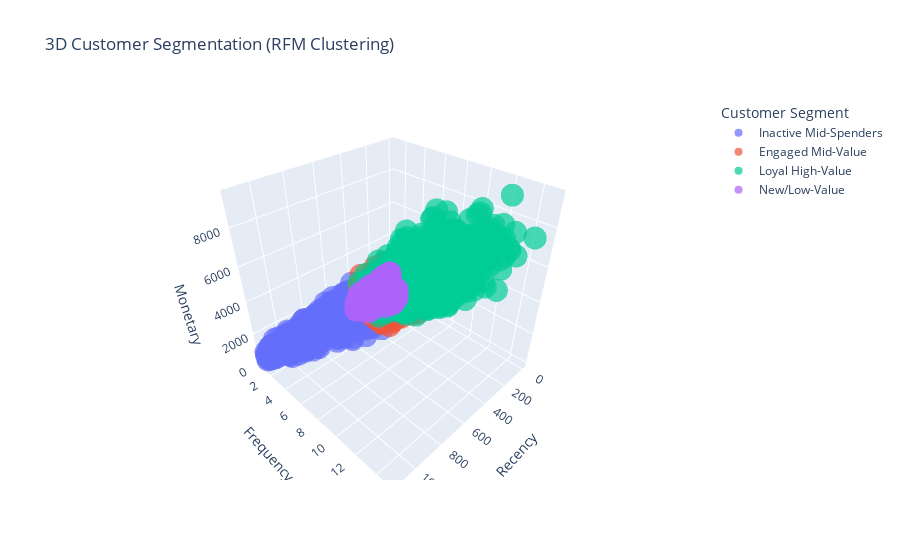

Notebook code for this chart:
### Code cell
import plotly.express as px

fig = px.scatter_3d(
    rfm,
    x='recency',
    y='frequency',
    z='monetary',
    color='kmeans_segment',
    title='3D Customer Segmentation (RFM Clustering)',
    labels={'recency': 'Recency', 'frequency': 'Frequency', 'monetary': 'Monetary Value'},
    opacity=0.7
)

fig.update_layout(
    scene=dict(
        xaxis_title='Recency',
        yaxis_title='Frequency',
        zaxis_title='Monetary'
    ),
    legend_title_text='Customer Segment'
)

fig.show()

### Figure 1 — Plotly figure (JSON) as saved in the notebook; plotly's stock layout.template omitted (floating-point values rounded to 4 significant figures; data arrays with more than 128 entries replaced by an {"elided": "..."} marker saying what was removed)
{"data": [{"hovertemplate": "kmeans_segment=Inactive Mid-Spenders<br>Recency=%{x}<br>Frequency=%{y}<br>Monetary Value=%{z}<extra></extra>", "legendgroup": "Inactive Mid-Spenders", "marker": {"color": "#636efa", "opacity": 0.7, "symbol": "circle"}, "mode": "markers", "name": "Inactive Mid-Spenders", "scene": "scene", "showlegend": true, "type": "scatter3d", "x": {"elided": "2373 int values"}, "y": {"elided": "2373 int values"}, "z": {"elided": "2373 float values"}}, {"hovertemplate": "kmeans_segment=Engaged Mid-Value<br>Recency=%{x}<br>Frequency=%{y}<br>Monetary Value=%{z}<extra></extra>", "legendgroup": "Engaged Mid-Value", "marker": {"color": "#EF553B", "opacity": 0.7, "symbol": "circle"}, "mode": "markers", "name": "Engaged Mid-Value", "scene": "scene", "showlegend": true, "type": "scatter3d", "x": {"elided": "6071 int values"}, "y": {"elided": "6071 int values"}, "z": {"elided": "6071 float values"}}, {"hovertemplate": "kmeans_segment=Loyal High-Value<br>Recency=%{x}<br>Frequency=%{y}<br>Monetary Value=%{z}<extra></extra>", "legendgroup": "Loyal High-Value", "marker": {"color": "#00cc96", "opacity": 0.7, "symbol": "circle"}, "mode": "markers", "name": "Loyal High-Value", "scene": "scene", "showlegend": true, "type": "scatter3d", "x": {"elided": "3330 int values"}, "y": {"elided": "3330 int values"}, "z": {"elided": "3330 float values"}}, {"hovertemplate": "kmeans_segment=New/Low-Value<br>Recency=%{x}<br>Frequency=%{y}<br>Monetary Value=%{z}<extra></extra>", "legendgroup": "New/Low-Value", "marker": {"color": "#ab63fa", "opacity": 0.7, "symbol": "circle"}, "mode": "markers", "name": "New/Low-Value", "scene": "scene", "showlegend": true, "type": "scatter3d", "x": {"elided": "8878 int values"}, "y": {"elided": "8878 int values"}, "z": {"elided": "8878 float values"}}], "layout": {"legend": {"title": {"text": "Customer Segment"}, "tracegroupgap": 0}, "scene": {"domain": {"x": [0, 1], "y": [0, 1]}, "xaxis": {"title": {"text": "Recency"}}, "yaxis": {"title": {"text": "Frequency"}}, "zaxis": {"title": {"text": "Monetary"}}}, "title": {"text": "3D Customer Segmentation (RFM Clustering)"}}}
